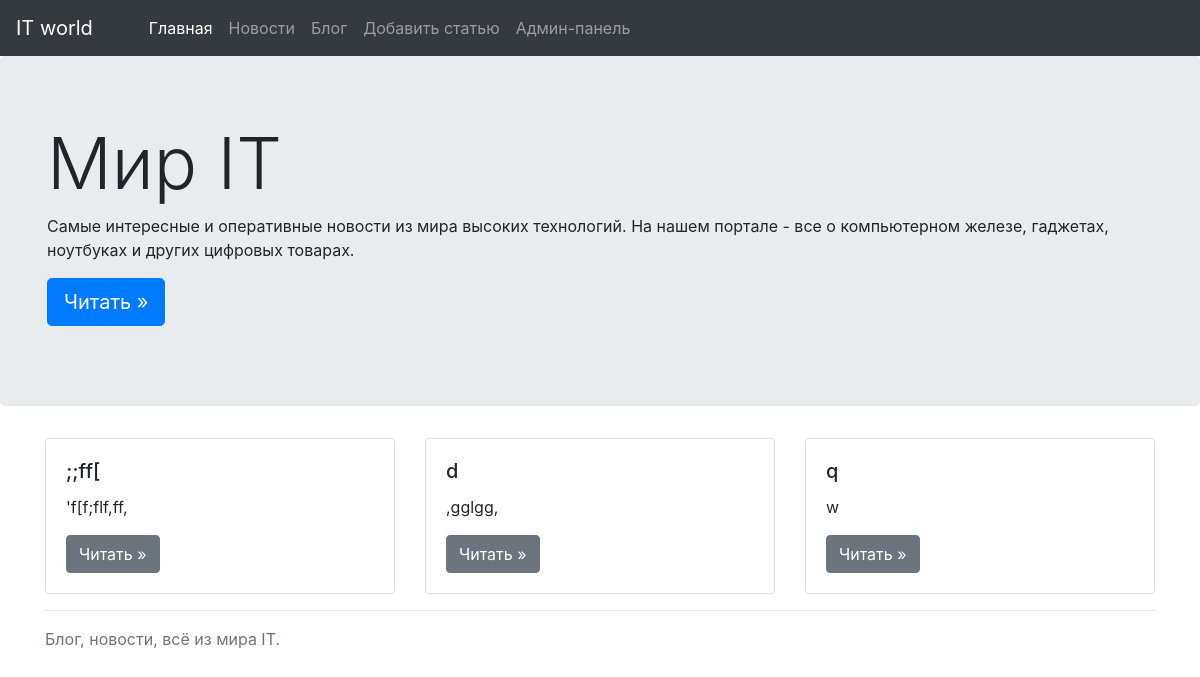
Before: / with the older database file.
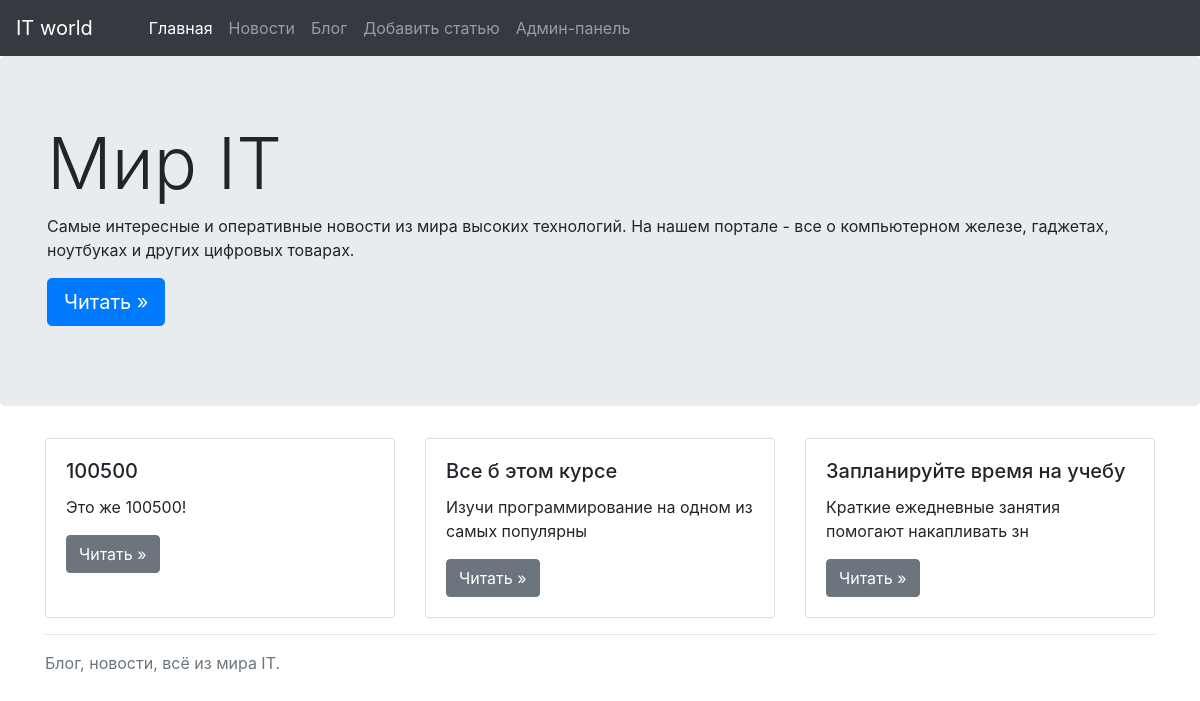
After: the same page with the newer database file.
### app.py (models this page shows)
class Article(db.Model):
    id = db.Column(db.Integer, primary_key = True)
    category_id = db.Column(db.Integer, db.ForeignKey("category.id"))
    title = db.Column(db.String(50), nullable = False, unique = True)
    introduction = db.Column(db.String(100), nullable = False)
    text = db.Column(db.Text(), nullable = False)
    pub_date = db.Column(db.DateTime, default = datetime.utcnow)

### app.py (the view)
@app.route("/")
def main():
    latest_articles = Article.query.order_by(Article.pub_date.desc())[:3]
    return render_template("index.html", articles = latest_articles)

### templates/index.html (shortened to what this page needs)
{% extends "base.html" %}
{% block content %}
    <main class="main">
        <div class="jumbotron">
            <div class="container">
                <h1 class="display-3">Мир IT</h1>
                <p>
                    Самые интересные и оперативные новости из мира высоких технологий.
                    На нашем портале - все о компьютерном железе, гаджетах, ноутбуках и других цифровых товарах.
                </p>
                <p>
                    <a class="btn btn-primary btn-lg" href="{{ url_for('news') }}" role="button">Читать »</a>
                </p>
            </div>
        </div>
        <div class="container">
            <div class="card-deck mb-3">
                {% for article in articles %}
                    <div class="card" style="width: 18rem;">
                        <div class="card-body">
                            <h5 class="card-title">{{ article.title }}</h5>
                                <p class="card-text">{{ article.introduction[:50].strip() }}</p>
                                <a class="btn btn-secondary"
                                    href="{{ url_for('detailed_post', article_id=article.id ) }}"
                                    role="button">Читать »</a>
                        </div>
                    </div>
                {% endfor %}
            </div>
            <hr>
        </div>
        <footer class="footer mb-5">
            <div class="container">
                <span class="text-muted">Блог, новости, всё из мира IT.</span>
            </div>
        </footer>
    </main>
{% endblock %}

Changed rows visible on the page:
removed Article: title ";;ff[", introduction "'f[f;flf,ff,"
removed Article: title "d", introduction ",gglgg,"
removed Article: title "q", introduction "w"
now on this page (row edited): Article: title "100500", introduction "Это же 100500!"
now on this page (row edited): Article: title "Все б этом курсе", introduction "Изучи программирование на одном из самых популярны"
now on this page (row unchanged): Article: title "Запланируйте время на учебу", introduction "Краткие ежедневные занятия помогают накапливать зн"
